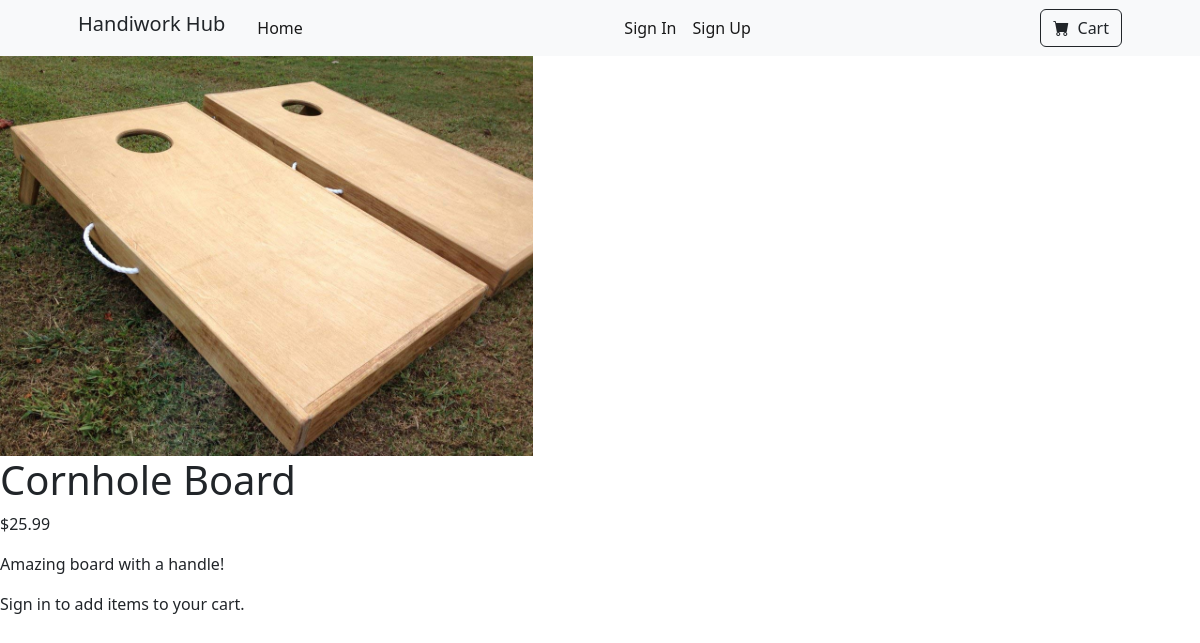
The app's page /startbootstrap-shop-homepage-gh-pages/details.php?id=20 with its own data.
### tables this page shows
CREATE TABLE `products` (
  `productID` int(64) NOT NULL,
  `userID` int(255) NOT NULL,
  `Name` varchar(255) NOT NULL,
  `Description` varchar(255) NOT NULL,
  `Price` varchar(255) NOT NULL,
  `StockQuantity` int(255) NOT NULL,
  `Image` varchar(255) NOT NULL
);

### startbootstrap-shop-homepage-gh-pages/details.php (the view, shortened to what this page needs)
<?php
require_once 'header.php';
?>
<?php
if (isset($_GET['id'])) {
    $productID = $_GET['id'];
    $stmt = $pdo->prepare("SELECT * FROM products WHERE productID = :id");
    $stmt->bindParam(':id', $productID, PDO::PARAM_INT);
    $stmt->execute();
    $product = $stmt->fetch(PDO::FETCH_ASSOC);
    if ($product) {
        ?>
        <div class="product-details">
            <img src="uploads/<?= $product['Image'] ?>" alt="<?= $product['Name'] ?>" class="product-image" style="max-width: 800px; max-height: 800px;">
            <div class="product-info">
                <h1 class="product-name"><?= $product['Name'] ?></h1>
                <p class="product-price">$<?=$product['Price'] ?></p>
                <?php if (isset($product['Description'])): ?>
                    <p class="product-description"><?= $product['Description'] ?></p>
                <?php endif; ?>
                <?php if (isset($_SESSION['username'])): ?>
                    <form action="cart.php" method="post">
                        <input type="hidden" name="product_id" value="<?= $product['productID'] ?>">
                        <input type="submit" class="add-to-cart-button" value="Add to Cart">
                    </form>
                <?php else: ?>
                    <p class="product-description">Sign in to add items to your cart.</p>
                <?php endif; ?>
            </div>
        </div>
        <?php
    } else {
        echo 'Product not found.';
    }
} else {
    echo 'Product ID is missing in the URL.';
}
?>

### startbootstrap-shop-homepage-gh-pages/details.php (style rules this page uses)
.product-image { height: 400px; object-fit: cover; }

### records on screen
products: Image (picture), Name "Cornhole Board", Price "25.99", Description "Amazing board with a handle!"
